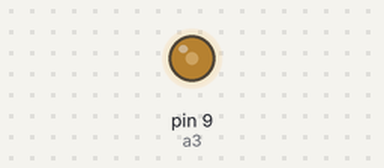
A sketch run on a simulated Arduino Uno, built with avr-gcc and run on an emulated ATmega328P. Shown: output pins drawn as LEDs (lit = HIGH).

Above: at 1.0 s.
Timing chart, 0 to 33.6 s (numbered marks = the images above):
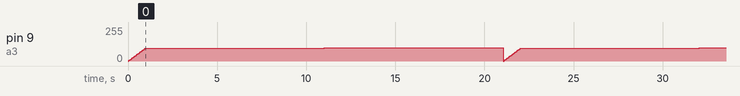

The sketch:

dc_motor.ino
```cpp
int a3 = 9;

void setup() {
  // put your setup code here, to run once:
  Serial.begin(9600);
  pinMode(a3, OUTPUT);

}

void loop() {
  // put your main code here, to run repeatedly:
  for(int i = 0; i < 100; i+=5) {
    analogWrite(a3, i);
    delay(50);
  }
  delay(10000);
//
  for (int i =100; i >= 0; i=-5) {
    analogWrite(a3, i);
    delay(50);
  }
  delay(10000);

//  digitalWrite(a3, LOW);
}
```
